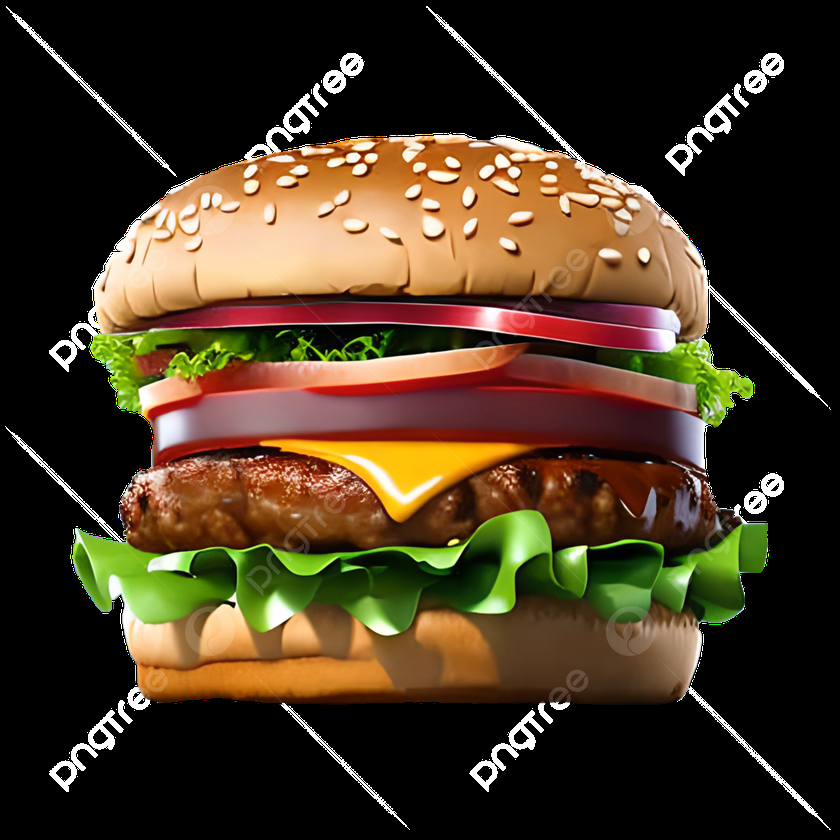
#> input picture image.png, 840 x 840 px, shrunk from 1200 x 1200 before the run, found by its file name
$ python '1)blackandwhite.py'
#> lines starting #> are read from the running program, lines starting #| are printed output that depends on the picture; after the words box and inside, x2 and y2 are one past the last pixel; in counts of white or black regions, pixels touching at a corner belong together
import cv2

# Read the image
image = cv2.imread(r"C:\Users\aysha\OneDrive\Desktop\Miniproject\image.png")  # Update the path
#> image is the input picture: shape (840, 840, 3); mean B, G, R 33.5, 54.5, 70.5
if image is None:
    raise FileNotFoundError("Image not found. Please check the path.")

# Convert the image into grayscale
gray_image = cv2.cvtColor(image, cv2.COLOR_BGR2GRAY)
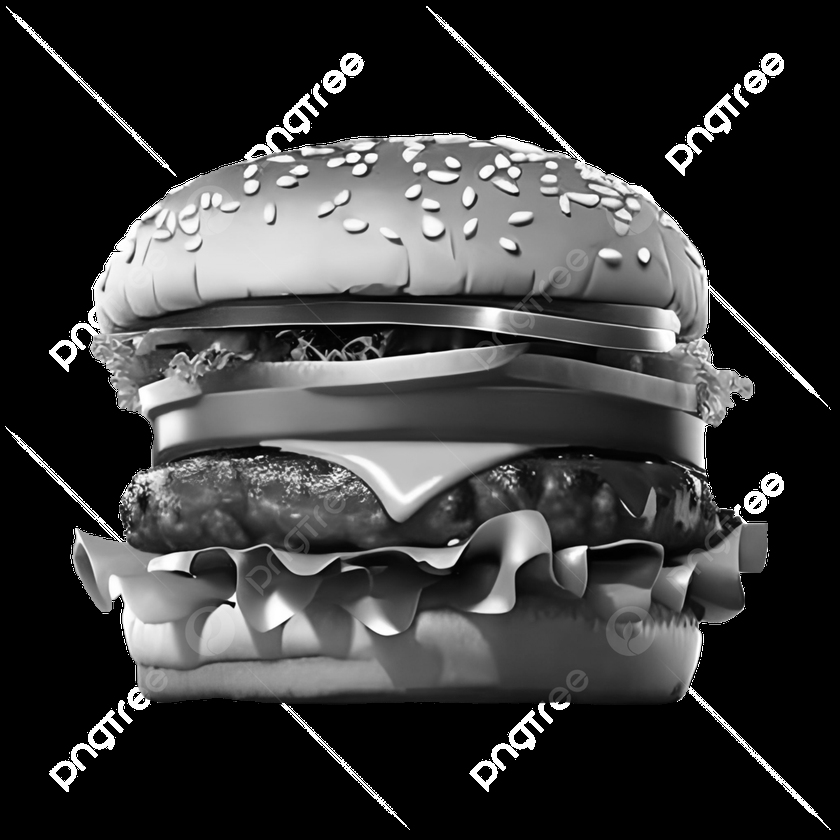
#> gray_image: shape (840, 840); min 0, max 255, mean 56.9

# Convert the grayscale image into a black and white (binary) image
_, bw_image = cv2.threshold(gray_image, 127, 255, cv2.THRESH_BINARY)
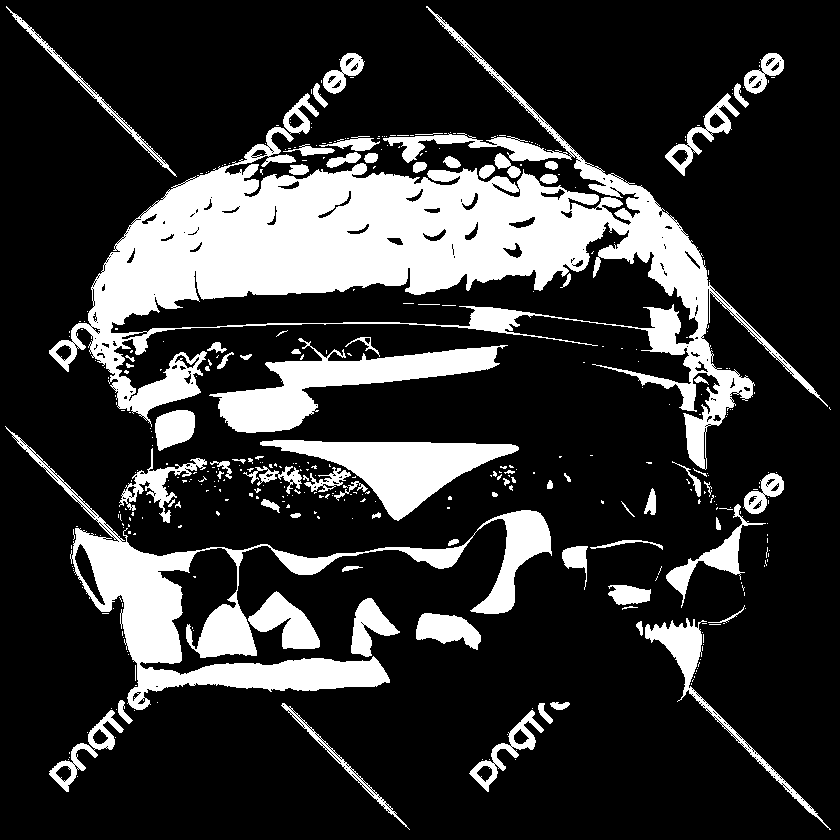
#> bw_image: shape (840, 840); 20.8% white; 401 white regions (323 under 20 px), largest, box (x1, y1, x2, y2) and area: (49, 6, 828, 470) 77055, (5, 426, 552, 710) 23876, (209, 338, 508, 433) 9239

# Display the black and white image
cv2.imshow("Black and White Image", bw_image)
cv2.waitKey(0)  # Wait for a key press
cv2.destroyAllWindows()  # Close the window
